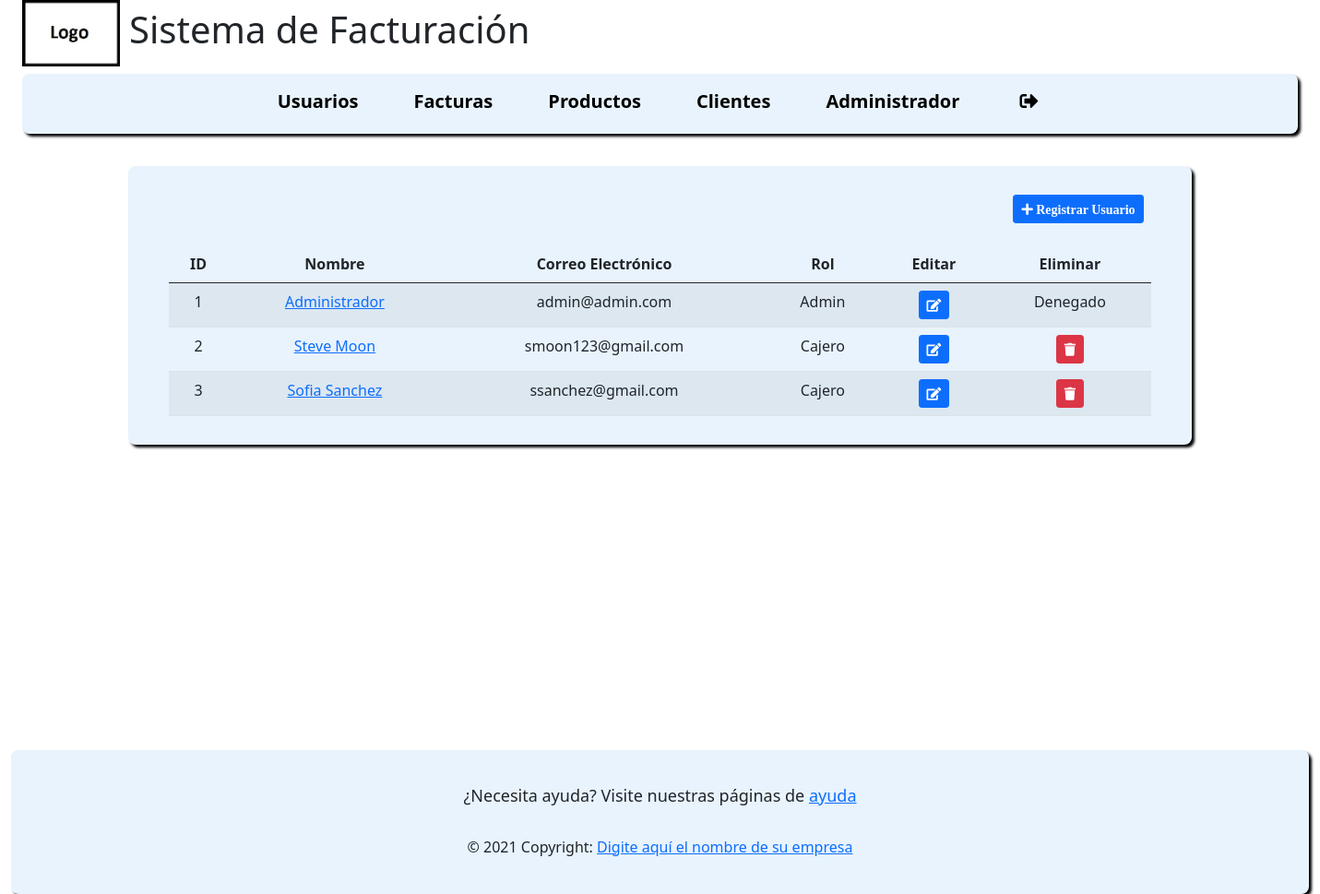
Screenshot of /?c=read_users (signed in) with the database file from the repository.
### tables this page shows
CREATE TABLE `user` (
  `id` int(11) NOT NULL,
  `name` varchar(100) NOT NULL,
  `about_me` text NOT NULL,
  `email` text NOT NULL,
  `password` varchar(100) NOT NULL,
  `profile_picture` longblob NOT NULL,
  `rol` tinyint(1) NOT NULL,
  `date` date NOT NULL
);

### controller/read_users.php (called while the page is built, shortened)
<?php
include "model/user.php";
$user = new User();
    $users = $user->selectAll();
include 'view/users.php';

### model/user.php (called while the page is built, shortened)
<?php
include_once "model/Connection.php";
class User {
    private $id;
    public function __construct($id = 0, $name = "", $about_me = "", $email = "", $password = "", $profile_picture = "", $rol = 0, $date = 0) {
        $this->id = $id;
        $this->name = $name;
        $this->email = $email;
        $this->rol = $rol;
    }
    function get_id() {
        return $this->id;
    }
    function selectAll() {
        $query = "SELECT * FROM user";
        $pdo = new Connection();
        $results = $pdo->open()->query($query);
            $rows = [];
            foreach ($results->fetchAll() as $row) {
                $rows[] = new User($row['id'], $row['name'], $row['about_me'], $row['email'],
                $row['password'], $row['profile_picture'], $row['rol'], $row['date']);
            }
            return $rows;
    }
    function count_cashiers($rol = 0) {
        $query = "SELECT COUNT(IF(rol = 0, 1, NULL)) as contador FROM user";
        $pdo = new Connection();
        $results = $pdo->open()->query($query);
        return ($row = $results->fetchColumn());
    }
}

### model/connection.php (called while the page is built, shortened)
<?php
class Connection {
    private $str;
    function __construct() {
        $this->str = "mysql:host=" . DB_HOST . ";dbname=" . DB_NAME;
    }
    public function open() {
        try {
            return new PDO($this->str, DB_USER, DB_PASSWORD);
        } catch (PDOException $ex) {
            error_log("ERROR EN " . __FILE__ . " EN LA LINEA" . __LINE__ . " EL ERROR :" . $ex->getMessage());
            return NULL;
        }
    }
}

### view/users.php (the view)
<div class="container-fluid full-screen">
<div class="row description margin-top-space col-xs-12 col-sm-12 col-md-12 col-lg-12 col-xl-10">
<p> <?php $user->count_cashiers() ?></p>
<?php if($user->count_cashiers() < 5) { ?>
<a class="offset-5" href="?c=sign_in"  title="Registrar Cajero"><button class="btn btn-primary btn-sm"><i class="fa fa-plus"> Registrar Usuario</i></button></a>
<?php } ?>
<div class= "content-element col-xs-12 col-sm-12 col-md-12 col-lg-12 col-xl-12">
            <br><table id="data-table" class="table table-condensed table-hover table-striped">
            <thead>
                <tr>
                <th>ID</th>
                <th>Nombre</th>
                <th>Correo Electrónico</th>
                <th>Rol</th>
                <th>Editar</th>
                <th>Eliminar</th>
                </tr>
            </thead>
            <?php foreach ($users as $user) { ?>
                <tr>
                    <td><?php echo $user->get_id()?></td>
                    <td><a href="?c=read_user&id=<?php echo $user->get_id()?>"><?php echo $user->name?></a></td>
                    <td><?php echo $user->email?></td>
                    <?php if($user->rol) { ?>
                    <td>Admin</td>
                    <?php } else { ?>
                    <td>Cajero</td>
                    <?php } ?>
                    <td><a href="?c=update_user&id=<?php echo $user->get_id()?>" title="Editar"><button class="btn btn-primary btn-sm"><i class="fa fa-edit"></i></button></a></td>
                    <?php if(!$user->rol) { ?>
                    <td><a href="?c=delete_user&id=<?php echo $user->get_id()?>" title="Eliminar"><button class="btn btn-danger btn-sm"><i class="fa fa-trash"></i></button></a></td>
                    <?php } else{ ?>
                        <td>Denegado</td>
                     <?php }?>
                </tr>
            <?php } ?>
            </table>
            </div>
        </div>
        </div>

### css/style.css (style rules this page uses)
body { min-height: 100vh; background-color: white; background-position: center center; background-repeat: no-repeat; background-attachment: fixed; background-size: cover; backdrop-filter: blur(5px); }
.content-element { margin-top: 25px; margin: 0 auto; text-align: center; }
.full-screen { min-height: 620px; padding-top: 25px; }
.description { padding: 15px 32px; background-color: #e8f3fd; text-align: center; margin: auto; border-radius: 8px; box-shadow: 3px 3px 3px black; }
::placeholder { color: #17252a; text-shadow: none; }
.margin-top-space { margin-top: 10px; }

### rows the page displays
user: id "1", name "Administrador", email "admin@admin.com", rol "Admin"
user: id "2", name "Steve Moon", email "smoon123@gmail.com", rol "Cajero"
user: id "3", name "Sofia Sanchez", email "ssanchez@gmail.com", rol "Cajero"

### other values shown
substr($_SESSION['name'], 0, 30) "Administrador"
